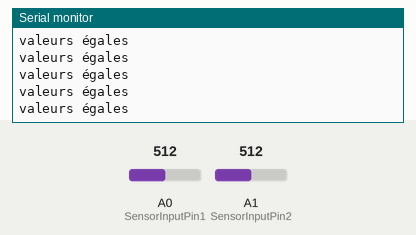
Recording of a sketch running on a simulated Arduino Uno, built with avr-gcc and run on an emulated ATmega328P. On the bench: the last lines printed to the serial monitor. The test bench sets the inputs (shaded band); at power-on: A0 (SensorInputPin1) = 512, A1 (SensorInputPin2) = 512.

Above: at 1.2 s.
1.3 s: A0 (SensorInputPin1) set to 716
At 1.8 s:
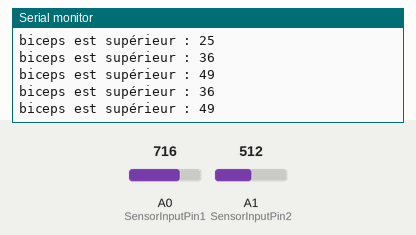
2.8 s: A1 (SensorInputPin2) set to 716
At 3.5 s:
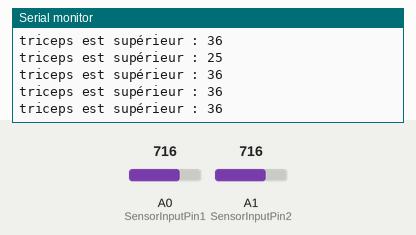
4.3 s: A1 (SensorInputPin2) set to 900
Timing chart, 0 to 4.8 s (numbered marks = the images above; inputs shaded):
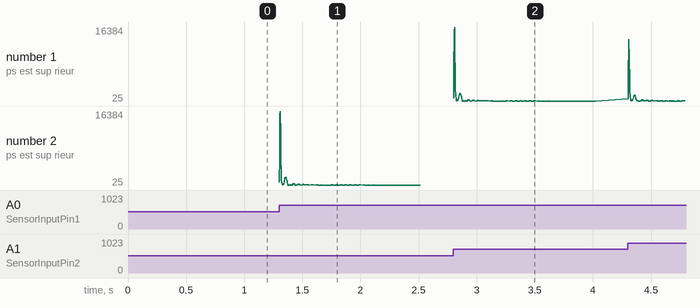

Measured:
- after the input at 1.3 s, the serial monitor: prints a new line at once (image 1)
- after the input at 2.8 s, the serial monitor: prints a new line at once (image 2)

The sketch:

Test_2EMG_Moteurv3.ino
```cpp
#if defined(ARDUINO) && ARDUINO >= 100
#include "Arduino.h"
#else
#include "WProgram.h"
#endif

#include "EMGFiltersB.h"
#include "EMGFiltersT.h"
// Inclure le fichier d'en-tête EMGFilters.h, qui contient les définitions de classe et les déclarations nécessaires pour les filtres EMG.

#define TIMING_DEBUG 1
// Définir une constante TIMING_DEBUG à 1 pour activer le mode de débogage. Permet d'afficher des informations de débogage, telles que les données de l'enveloppe du signal. Pour désactiver le mode de débogage, définir cette constante à 0 ou la commenter.


#define SensorInputPin1 A0 // Numéro de la broche d'entrée du capteur EMG1
#define SensorInputPin2 A1 // Numéro de la broche d'entrée du capteur EMG2

EMGFiltersT myFilterT; // Crée une instance de la classe EMGFilters
EMGFiltersB myFilterB; // Crée une instance de la classe EMGFilters

SAMPLE_FREQUENCY_T sampleRateT = SAMPLE_FREQ_1000HZ_T; // Taux d'échantillonnage à 1000 Hz
NOTCH_FREQUENCY_T humFreqT = NOTCH_FREQ_50HZ_T; // Fréquence du réseau électrique à 50 Hz

SAMPLE_FREQUENCY_B sampleRateB = SAMPLE_FREQ_1000HZ_B; // Taux d'échantillonnage à 1000 Hz
NOTCH_FREQUENCY_B humFreqB = NOTCH_FREQ_50HZ_B; // Fréquence du réseau électrique à 50

static int Threshold1 = 20; // Seuil de détection de l'EMG, modifier à la valeur maximal du test, toute valeur inférieur à cette valeur sera considérée comme un 0
static int Threshold2 = 20; // Seuil de détection de l'EMG, modifier à la valeur maximal du test, toute valeur inférieur à cette valeur sera considérée comme un 0

unsigned long timeStamp;
// Déclaration d'une variable timeStamp de type unsigned long. Cette variable est utilisée pour stocker un horodatage (timestamp) en microsecondes.
unsigned long timeBudget;
// Déclaration d'une variable timeBudget de type unsigned long. Cette variable est utilisée pour définir le budget de temps disponible pour chaque itération de la boucle principale du programme, mesuré en microsecondes.


void setup() {
    // Initialise le filtre EMG avec le taux d'échantillonnage et la fréquence du réseau électrique
    myFilterT.init(sampleRateT, humFreqT, true, true, true);
    myFilterB.init(sampleRateB, humFreqB, true, true, true);

    // Initialise la communication série entre l'Arduino et le pc avec un débit de 115200 bauds
    // Faire attention -> est-ce que le pc et l'Arduino peuvent fonctionner avec cette valeur ? Vérifier sur l'Arduino et sinon modifier à 9600bauds
    Serial.begin(115200);

    // Calcul du budget de temps pour chaque boucle en microsecondes
    timeBudget = 1e6 / sampleRateT;
}

void loop() {
    // Mesure du temps écoulé depuis le début de la boucle en microsecondes
    timeStamp = micros();


    // Lecture de la valeur du capteur EMG
    int Value1 = analogRead(SensorInputPin1);
    int Value2 = analogRead(SensorInputPin2);

    // Filtrage du signal EMG
    int DataAfterFilter1 = myFilterT.update(Value1);
    int DataAfterFilter2 = myFilterB.update(Value2);

    // Calcul de l'enveloppe du signal (carré de la valeur après filtrage)
    int envlope1 = sq(DataAfterFilter1);
    int envlope2 = sq(DataAfterFilter2);

    // Si la valeur est inférieure au seuil, elle est fixée à zéro
    envlope1 = (envlope1 > Threshold1) ? envlope1 : 0;
    envlope2 = (envlope2 > Threshold2) ? envlope2 : 0;

    // Calcul du temps écoulé depuis le début de la boucle en microsecondes
    timeStamp = micros() - timeStamp;

    // Affichage de la valeur de l'enveloppe du signal
    if (TIMING_DEBUG) {

    if (envlope1 > envlope2){

          Serial.print("biceps est supérieur : ");
          Serial.println(envlope1);
    }

    else if (envlope2 > envlope1){

      Serial.print("triceps est supérieur : ");
      Serial.println(envlope2);
    }

  else {

    Serial.println("valeurs égales");
  }

    // Attente de 500 microsecondes avant de reprendre la boucle
    delayMicroseconds(500);

    }

}
```

EMGFiltersB.cpp
```cpp
#include "EMGFiltersB.h"

// coefficients of transfer function of LPF
// coef[sampleFreqInd][order]
static float lpf_numerator_coefB[2][3] = {{0.3913, 0.7827, 0.3913},
                                          {0.1311, 0.2622, 0.1311}};
static float lpf_denominator_coefB[2][3] = {{1.0000, 0.3695, 0.1958},
                                            {1.0000, -0.7478, 0.2722}};
// coefficients of transfer function of HPF
static float hpf_numerator_coefB[2][3] = {{0.8371, -1.6742, 0.8371},
                                          {0.9150, -1.8299, 0.9150}};
static float hpf_denominator_coefB[2][3] = {{1.0000, -1.6475, 0.7009},
                                            {1.0000, -1.8227, 0.8372}};
// coefficients of transfer function of anti-hum filter
// coef[sampleFreqInd][order] for 50Hz
static float ahf_numerator_coef_50HzB[2][6] = {
    {0.9522, -1.5407, 0.9522, 0.8158, -0.8045, 0.0855},
    {0.5869, -1.1146, 0.5869, 1.0499, -2.0000, 1.0499}};
static float ahf_denominator_coef_50HzB[2][6] = {
    {1.0000, -1.5395, 0.9056, 1.0000 - 1.1187, 0.3129},
    {1.0000, -1.8844, 0.9893, 1.0000, -1.8991, 0.9892}};
static float ahf_output_gain_coef_50HzB[2] = {1.3422, 1.4399};
// coef[sampleFreqInd][order] for 60Hz
static float ahf_numerator_coef_60HzB[2][6] = {
    {0.9528, -1.3891, 0.9528, 0.8272, -0.7225, 0.0264},
    {0.5824, -1.0810, 0.5824, 1.0736, -2.0000, 1.0736}};
static float ahf_denominator_coef_60HzB[2][6] = {
    {1.0000, -1.3880, 0.9066, 1.0000, -0.9739, 0.2371},
    {1.0000, -1.8407, 0.9894, 1.0000, -1.8584, 0.9891}};
static float ahf_output_gain_coef_60HzB[2] = {1.3430, 1.4206};

enum FILTER_TYPEB {
    FILTER_TYPE_LOWPASSB = 0,
    FILTER_TYPE_HIGHPASSB,
};

class FILTER_2ndB {
  private:
    // second-order filter
    float statesB[2];
    float numB[3];
    float denB[3];

  public:
    void init(FILTER_TYPEB ftypeB, int sampleFreqB) {
        statesB[0] = 0;
        statesB[1] = 0;
        if (ftypeB == FILTER_TYPE_LOWPASSB) {
            // 2th order butterworth lowpass filter
            // cutoff frequency 150Hz
            if (sampleFreqB == SAMPLE_FREQ_500HZ_B) {
                for (int i = 0; i < 3; i++) {
                    numB[i] = lpf_numerator_coefB[0][i];
                    denB[i] = lpf_denominator_coefB[0][i];
                }
            } else if (sampleFreqB == SAMPLE_FREQ_1000HZ_B) {
                for (int i = 0; i < 3; i++) {
                    numB[i] = lpf_numerator_coefB[1][i];
                    denB[i] = lpf_denominator_coefB[1][i];
                }
            }
        } else if (ftypeB == FILTER_TYPE_HIGHPASSB) {
            // 2th order butterworth
            // cutoff frequency 20Hz
            if (sampleFreqB == SAMPLE_FREQ_500HZ_B) {
                for (int i = 0; i < 3; i++) {
                    numB[i] = hpf_numerator_coefB[0][i];
                    denB[i] = hpf_denominator_coefB[0][i];
                }
            } else if (sampleFreqB == SAMPLE_FREQ_1000HZ_B) {
                for (int i = 0; i < 3; i++) {
                    numB[i] = hpf_numerator_coefB[1][i];
                    denB[i] = hpf_denominator_coefB[1][i];
                }
            }
        }
    }

    float update(float inputB) {
        float tmpB = (inputB - denB[1] * statesB[0] - denB[2] * statesB[1]) / denB[0];
        float outputB = numB[0] * tmpB + numB[1] * statesB[0] + numB[2] * statesB[1];
        // save last states
        statesB[1] = statesB[0];
        statesB[0] = tmpB;
        return outputB;
    }
};

class FILTER_4thB {
  private:
    // fourth-order filter
    // cascade two 2nd-order filters
    float statesB[4];
    float numB[6];
    float denB[6];
    float gainB;

  public:
    void init(int sampleFreqB, int humFreqB) {  // probleme
        gainB = 0;
        for (int i = 0; i < 4; i++) {
            statesB[i] = 0;
        }
        if (humFreqB == NOTCH_FREQ_50HZ_B) {
            if (sampleFreqB == SAMPLE_FREQ_500HZ_B) {
                for (int i = 0; i < 6; i++) {
                    numB[i] = ahf_numerator_coef_50HzB[0][i];
                    denB[i] = ahf_denominator_coef_50HzB[0][i];
                }
                gainB = ahf_output_gain_coef_50HzB[0];
            } else if (sampleFreqB == SAMPLE_FREQ_1000HZ_B) {
                for (int i = 0; i < 6; i++) {
                    numB[i] = ahf_numerator_coef_50HzB[1][i];
                    denB[i] = ahf_denominator_coef_50HzB[1][i];
                }
                gainB = ahf_output_gain_coef_50HzB[1];
            }
        } else if (humFreqB == NOTCH_FREQ_60HZ_B) {
            if (sampleFreqB == SAMPLE_FREQ_500HZ_B) {
                for (int i = 0; i < 6; i++) {
                    numB[i] = ahf_numerator_coef_60HzB[0][i];
                    denB[i] = ahf_denominator_coef_60HzB[0][i];
                }
                gainB = ahf_output_gain_coef_60HzB[0];
            } else if (sampleFreqB == SAMPLE_FREQ_1000HZ_B) {
                for (int i = 0; i < 6; i++) {
                    numB[i] = ahf_numerator_coef_60HzB[1][i];
                    denB[i] = ahf_denominator_coef_60HzB[1][i];
                }
                gainB = ahf_output_gain_coef_60HzB[1];
            }
        }
    }

    float update(float inputB) {
        float outputB;
        float stageInB;
        float stageOutB;

        stageOutB  = numB[0] * inputB + statesB[0];
        statesB[0] = (numB[1] * inputB + statesB[1]) - denB[1] * stageOutB;
        statesB[1] = numB[2] * inputB - denB[2] * stageOutB;
        stageInB   = stageOutB;
        stageOutB  = numB[3] * stageOutB + statesB[2];
        statesB[2] = (numB[4] * stageInB + statesB[3]) - denB[4] * stageOutB;
        statesB[3] = numB[5] * stageInB - denB[5] * stageOutB;

        outputB = gainB * stageOutB;

        return outputB;
    }
};

FILTER_2ndB LPFB;
FILTER_2ndB HPFB;
FILTER_4thB AHFB;

void EMGFiltersB::init(SAMPLE_FREQUENCY_B sampleFreqB,
                      NOTCH_FREQUENCY_B  notchFreqB,
                      bool              enableNotchFilterB,
                      bool              enableLowpassFilterB,
                      bool              enableHighpassFilterB) {
    m_sampleFreqB   = sampleFreqB;
    m_notchFreqB    = notchFreqB;
    m_bypassEnabledB = true;
    if (((sampleFreqB == SAMPLE_FREQ_500HZ_B) || (sampleFreqB == SAMPLE_FREQ_1000HZ_B)) &&
        ((notchFreqB == NOTCH_FREQ_50HZ_B) || (notchFreqB == NOTCH_FREQ_60HZ_B))) {
            m_bypassEnabledB = false;
    }

    LPFB.init(FILTER_TYPE_LOWPASSB, m_sampleFreqB);
    HPFB.init(FILTER_TYPE_HIGHPASSB, m_sampleFreqB);
    AHFB.init(m_sampleFreqB, m_notchFreqB);

    m_notchFilterEnabledB    = enableNotchFilterB;
    m_lowpassFilterEnabledB  = enableLowpassFilterB;
    m_highpassFilterEnabledB = enableHighpassFilterB;
}

int EMGFiltersB::update(int inputValueB) {
    int outputB = 0;
    if (m_bypassEnabledB) {
        return outputB = inputValueB;
    }

    // first notch filter
    if (m_notchFilterEnabledB) {
        // outputB = NTF.update(inputValueB);
        outputB = AHFB.update(inputValueB);
    } else {
        // notch filter bypass
        outputB = inputValueB;
    }

    // second low pass filter
    if (m_lowpassFilterEnabledB) {
        outputB = LPFB.update(outputB);
    }

    // third high pass filter
    if (m_highpassFilterEnabledB) {
        outputB = HPFB.update(outputB);
    }

    return outputB;
}
```

EMGFiltersB.h
```cpp
#ifndef _EMGFILTERS_B_H
#define _EMGFILTERS_B_H

enum NOTCH_FREQUENCY_B { NOTCH_FREQ_50HZ_B = 50, NOTCH_FREQ_60HZ_B = 60 };

enum SAMPLE_FREQUENCY_B { SAMPLE_FREQ_500HZ_B = 500, SAMPLE_FREQ_1000HZ_B = 1000 };

// Déclaration de la classe EMGFilters
class EMGFiltersB {
  public:
    // Méthode pour initialiser les filtres EMG
    void init(SAMPLE_FREQUENCY_B sampleFreqB,
              NOTCH_FREQUENCY_B  notchFreqB,
              bool             enableNotchFilterB    = true,
              bool             enableLowpassFilterB  = true,
              bool             enableHighpassFilterB = true
             );

    // Méthode pour mettre à jour le signal filtré
    int update(int inputValueB);

  private:
    SAMPLE_FREQUENCY_B m_sampleFreqB;
    NOTCH_FREQUENCY_B  m_notchFreqB;
    bool             m_bypassEnabledB;
    bool             m_notchFilterEnabledB;
    bool             m_lowpassFilterEnabledB;
    bool             m_highpassFilterEnabledB;
};

#endif
```

EMGFiltersT.h
```cpp
#ifndef _EMGFILTERS_T_H
#define _EMGFILTERS_T_H

enum NOTCH_FREQUENCY_T { NOTCH_FREQ_50HZ_T = 50, NOTCH_FREQ_60HZ_T = 60 };

enum SAMPLE_FREQUENCY_T { SAMPLE_FREQ_500HZ_T = 500, SAMPLE_FREQ_1000HZ_T = 1000 };

// Déclaration de la classe EMGFilters
class EMGFiltersT {
  public:
    // Méthode pour initialiser les filtres EMG
    void init(SAMPLE_FREQUENCY_T sampleFreqT,
              NOTCH_FREQUENCY_T  notchFreqT,
              bool             enableNotchFilterT    = true,
              bool             enableLowpassFilterT  = true,
              bool             enableHighpassFilterT = true
             );

    // Méthode pour mettre à jour le signal filtré
    int update(int inputValueT);

  private:
    SAMPLE_FREQUENCY_T m_sampleFreqT;
    NOTCH_FREQUENCY_T  m_notchFreqT;
    bool             m_bypassEnabledT;
    bool             m_notchFilterEnabledT;
    bool             m_lowpassFilterEnabledT;
    bool             m_highpassFilterEnabledT;
};

#endif
```

Source omitted: EMGFiltersT.cpp (7397 bytes)
